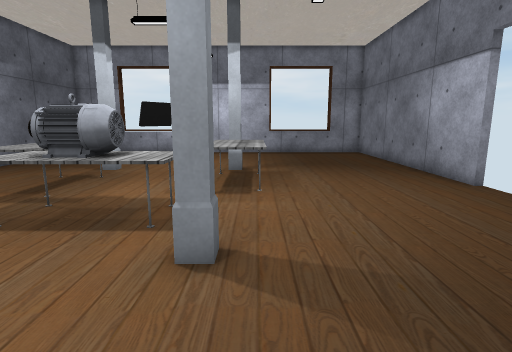
View 1 (above)

14 first-person views from a walk through a scene from a Unity 3-D project. The camera is 1.2 m above the floor, tilts 10° down and sees 80° across. Doors are open. The floor is counted in squares, 0.5 m on a side. Each view is taken from the middle of a square. On the plan, view 1 faces up. The plan holds only what a view shows up to about 19 squares ahead; the rest is blank. The player is left out. Some surface patterns are stand-ins.

View 2
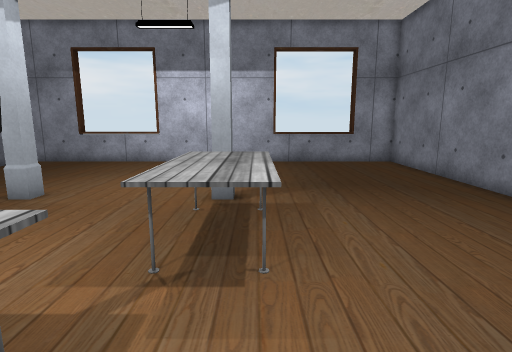

View 3
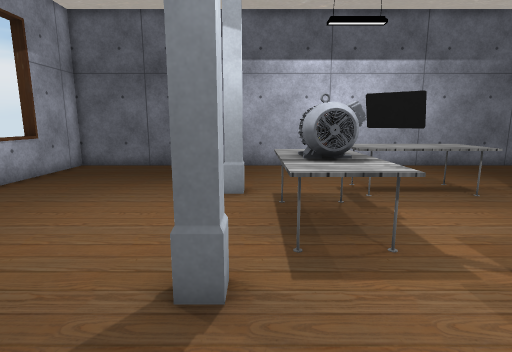

View 4
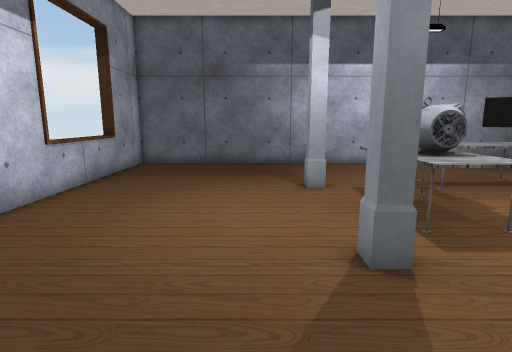

View 5
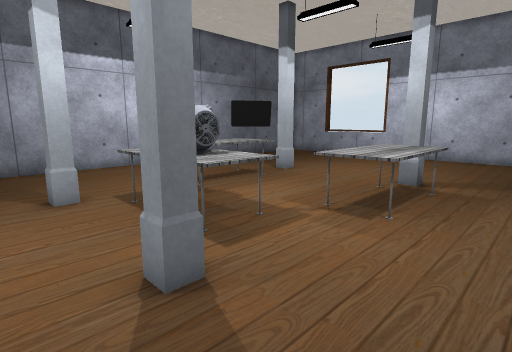

View 6
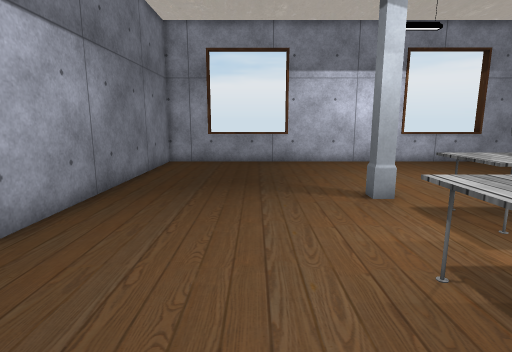

View 7
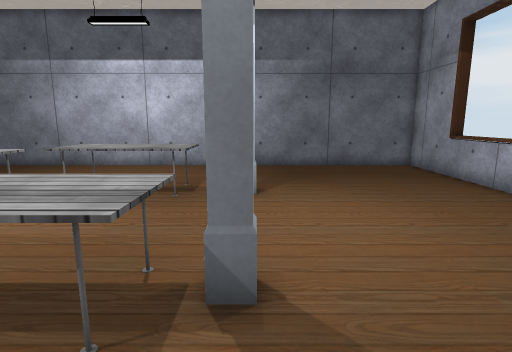

View 8
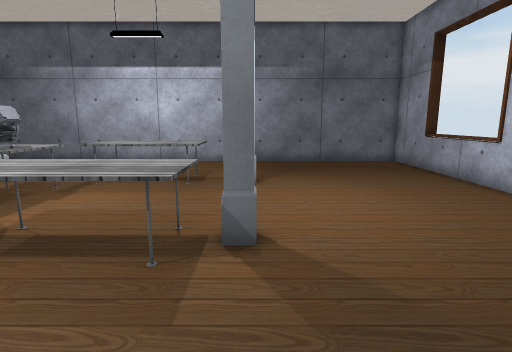

View 9
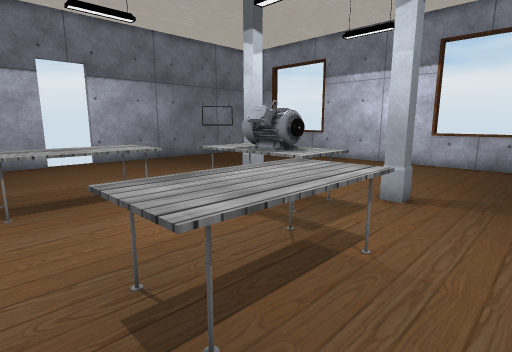

View 10
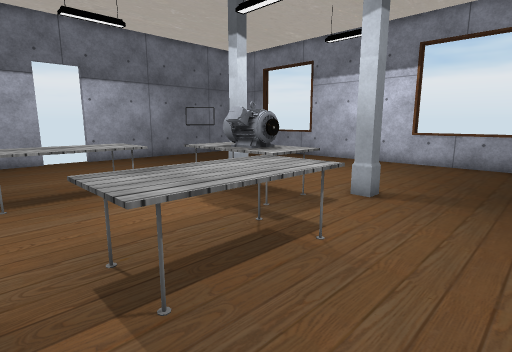

View 11
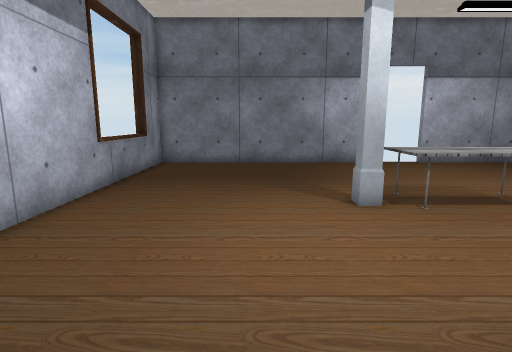

View 12
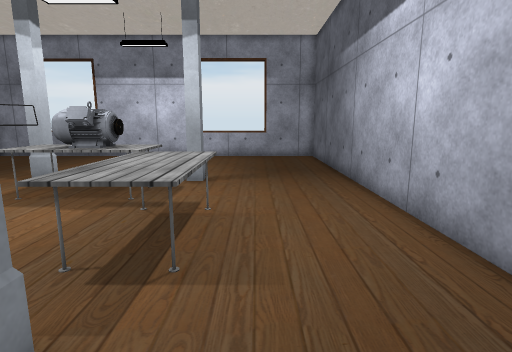

View 13
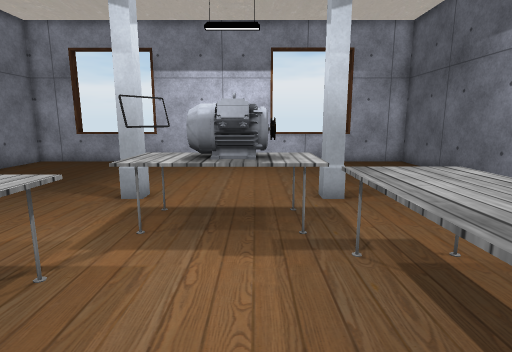

View 14
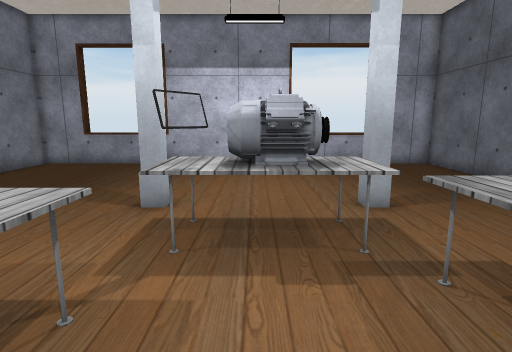

### Floor plan
Key: @ floor where view 1 was taken; # wall or solid block; . floor; D open door; = window, fence, low wall or low ledge; T table; H thing the floor can be seen under or through; O other object.
Columns run from 14 left of view 1 to 9 right of it. Each row starts with its distance up from view 1.
 25 ####====########====###
 24 #.....................#
 23 #.....................#
 22 #.....................#
 21 #.....................#
 20 #.....................#
 19 #.....................#
 18 #.....................#
 17 #.....................#
 16 #............O........#
 15 #...........TTT.......#
 14 #....TTT....TTT.......#
 13 #....TTT....TTT.......#
 12 #....TTT....TTT.......##
 11 #....TTT....TTT........D
 10 #....TTT....TTT........D
  9 #....TTTTTTTT.........#D
  8 #.......THHTT.........#
  7 #.......TTHTT.........#
  6 #........... #........#
  5 #............#........#
  4 #.....................#
  3 #.....................#
  2 #.....................#
  1 #.....................#
  0 #.............@.......#
 -1 #.....................#
 -2 #.....................#
 -3 #.....................#
 -4 ####====########====###

Positions as (right, up) in squares from view 1, and headings:
1: (0, 0), facing up
2: (0, 6), facing up
3: (3, 6), facing left
4: (4, 3), facing left
5: (3, 3), facing up-left
6: (3, 15), facing down
7: (3, 16), facing left
8: (5, 16), facing left
9: (-11, 15), facing down-right
10: (-12, 15), facing down-right
11: (-10, 19), facing right
12: (-10, 18), facing down
13: (-5, 15), facing down
14: (-4, 14), facing down
